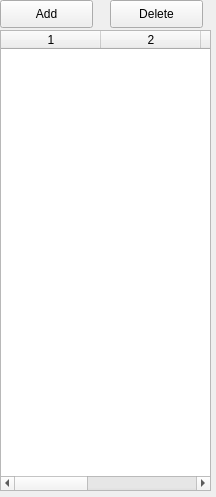
<?xml version="1.0" encoding="UTF-8"?>
<ui version="4.0">
 <class>AssociationViewWidget</class>
 <widget class="QWidget" name="AssociationViewWidget">
  <property name="geometry">
   <rect>
    <x>0</x>
    <y>0</y>
    <width>216</width>
    <height>497</height>
   </rect>
  </property>
  <property name="windowTitle">
   <string>Form</string>
  </property>
  <widget class="QPushButton" name="Add">
   <property name="geometry">
    <rect>
     <x>0</x>
     <y>0</y>
     <width>93</width>
     <height>28</height>
    </rect>
   </property>
   <property name="text">
    <string>Add</string>
   </property>
  </widget>
  <widget class="QPushButton" name="Delete">
   <property name="geometry">
    <rect>
     <x>110</x>
     <y>0</y>
     <width>93</width>
     <height>28</height>
    </rect>
   </property>
   <property name="text">
    <string>Delete</string>
   </property>
  </widget>
  <widget class="QTableWidget" name="tableWidget">
   <property name="geometry">
    <rect>
     <x>0</x>
     <y>30</y>
     <width>211</width>
     <height>461</height>
    </rect>
   </property>
   <property name="columnCount">
    <number>5</number>
   </property>
   <column/>
   <column/>
   <column/>
   <column/>
   <column/>
  </widget>
 </widget>
 <resources/>
 <connections/>
</ui>
